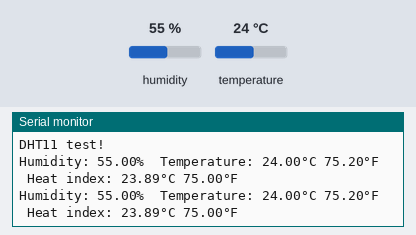
This sketch was run on a simulated Arduino Uno, built with avr-gcc and run on an emulated ATmega328P. On the bench: the last lines printed to the serial monitor. The inputs (shaded band) are chosen by the test bench; at power-on: humidity 55 %, temperature 24 °C.

Above: at 4.8 s.
4.9 s: humidity set to 22 %
At 7.5 s:
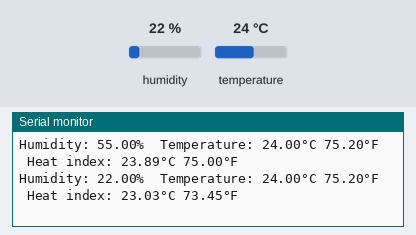
7.9 s: temperature set to 12 °C
At 9.4 s:
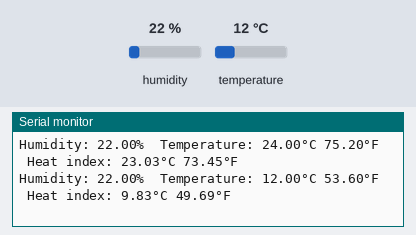
10.9 s: humidity set to 40 %
At 12.9 s:
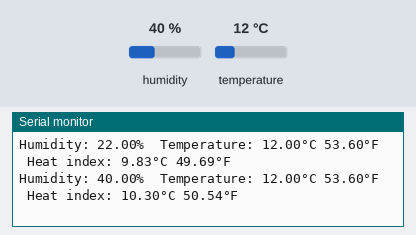
13.9 s: humidity set to 22 %
At 14.7 s:
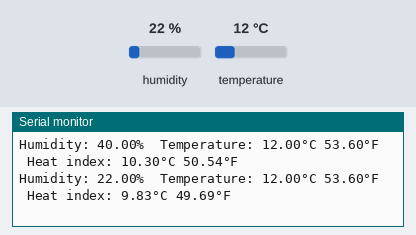
Timing chart, 0 to 16.9 s (numbered marks = the images above; inputs shaded):
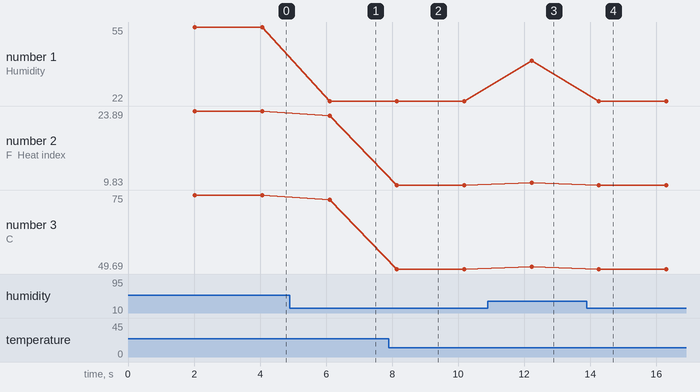

The sketch:

dht11_D1.ino
```cpp
// Example testing sketch for various DHT humidity/temperature sensors
// Written by ladyada, public domain

// REQUIRES the following Arduino libraries:
// - DHT Sensor Library: https://github.com/adafruit/DHT-sensor-library
// - Adafruit Unified Sensor Lib: https://github.com/adafruit/Adafruit_Sensor

#include "DHT.h"

#define DHTPIN 5     // 測試使用D1R腳位 (pin5)
// Feather HUZZAH ESP8266 note: use pins 3, 4, 5, 12, 13 or 14 --
// Pin 15 can work but DHT must be disconnected during program upload.

// Uncomment whatever type you're using!
#define DHTTYPE DHT11   // DHT 11
//#define DHTTYPE DHT22   // DHT 22  (AM2302), AM2321
//#define DHTTYPE DHT21   // DHT 21 (AM2301)

// Connect pin 1 (on the left) of the sensor to +5V
// NOTE: If using a board with 3.3V logic like an Arduino Due connect pin 1
// to 3.3V instead of 5V!
// Connect pin 2 of the sensor to whatever your DHTPIN is
// Connect pin 3 (on the right) of the sensor to GROUND (if your sensor has 3 pins)
// Connect pin 4 (on the right) of the sensor to GROUND and leave the pin 3 EMPTY (if your sensor has 4 pins)
// Connect a 10K resistor from pin 2 (data) to pin 1 (power) of the sensor

// Initialize DHT sensor.
// Note that older versions of this library took an optional third parameter to
// tweak the timings for faster processors.  This parameter is no longer needed
// as the current DHT reading algorithm adjusts itself to work on faster procs.
DHT dht(DHTPIN, DHTTYPE);

void setup() {
  Serial.begin(9600);
  Serial.println(F("DHT11 test!"));

  dht.begin();
}

void loop() {
  // Wait a few seconds between measurements.
  delay(2000);

  // Reading temperature or humidity takes about 250 milliseconds!
  // Sensor readings may also be up to 2 seconds 'old' (its a very slow sensor)
  float h = dht.readHumidity();
  // Read temperature as Celsius (the default)
  float t = dht.readTemperature();
  // Read temperature as Fahrenheit (isFahrenheit = true)
  float f = dht.readTemperature(true);

  // Check if any reads failed and exit early (to try again).
  if (isnan(h) || isnan(t) || isnan(f)) {
    Serial.println(F("Failed to read from DHT sensor!"));
    return;
  }

  // Compute heat index in Fahrenheit (the default)
  float hif = dht.computeHeatIndex(f, h);
  // Compute heat index in Celsius (isFahreheit = false)
  float hic = dht.computeHeatIndex(t, h, false);

  Serial.print(F("Humidity: "));
  Serial.print(h);
  Serial.print(F("%  Temperature: "));
  Serial.print(t);
  Serial.print(F("°C "));
  Serial.print(f);
  Serial.print(F("°F  Heat index: "));
  Serial.print(hic);
  Serial.print(F("°C "));
  Serial.print(hif);
  Serial.println(F("°F"));
}
```

Measured:
- after the input at 4.9 s, the serial monitor: prints a new line after 1.2 s (image 1)
- after the input at 7.9 s, the serial monitor: prints a new line after 0.24 s (image 2)
- after the input at 10.9 s, the serial monitor: prints a new line after 1.3 s (image 3)
- after the input at 13.9 s, the serial monitor: prints a new line after 0.36 s (image 4)
- plotted number 1: 55 → 22 after the input at 4.9 s, 22 → 40 after the input at 10.9 s, 40 → 22 after the input at 13.9 s
- plotted number 2: 23.89 → 23.03 after the input at 4.9 s, 23.03 → 9.83 after the input at 7.9 s, 9.83 → 10.3 after the input at 10.9 s, 10.3 → 9.83 after the input at 13.9 s
- plotted number 3: 75 → 73.45 after the input at 4.9 s, 73.45 → 49.69 after the input at 7.9 s, 49.69 → 50.54 after the input at 10.9 s, 50.54 → 49.69 after the input at 13.9 s
